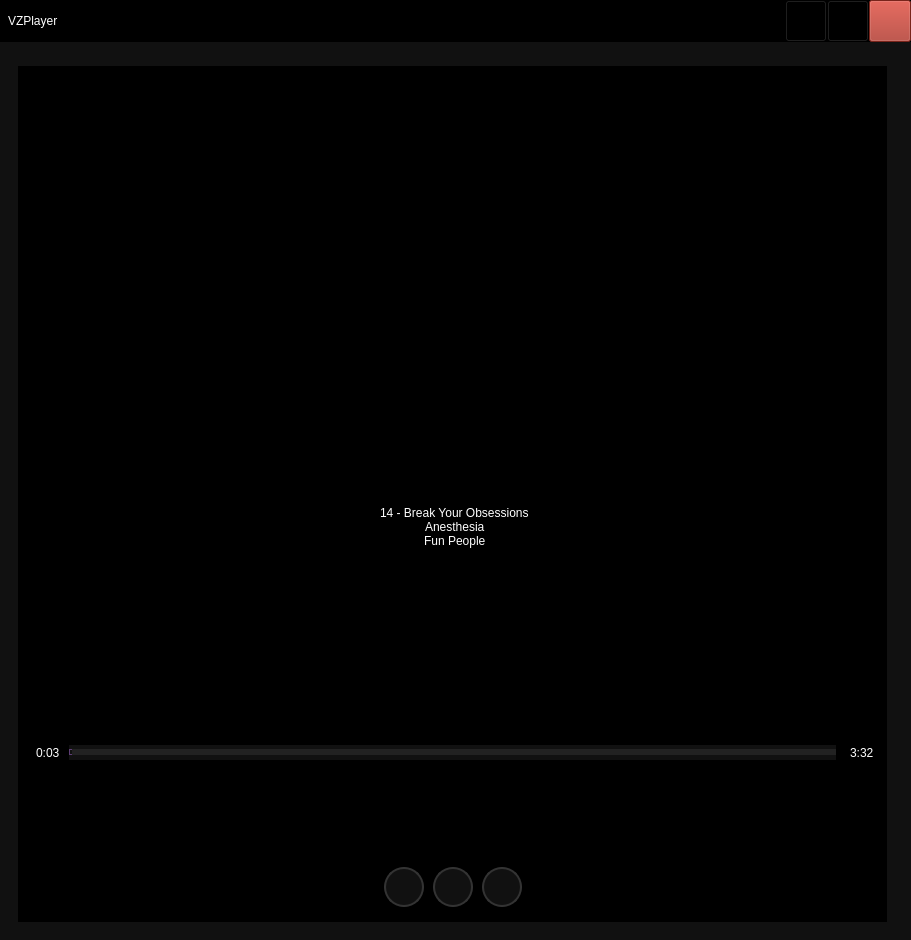
<?xml version="1.0" encoding="UTF-8"?>
<ui version="4.0">
 <class>MainWindow</class>
 <widget class="QMainWindow" name="MainWindow">
  <property name="geometry">
   <rect>
    <x>0</x>
    <y>0</y>
    <width>911</width>
    <height>940</height>
   </rect>
  </property>
  <property name="windowTitle">
   <string>MainWindow</string>
  </property>
  <widget class="QWidget" name="centralwidget">
   <layout class="QGridLayout" name="gridLayout" rowminimumheight="0,0">
    <property name="leftMargin">
     <number>0</number>
    </property>
    <property name="topMargin">
     <number>0</number>
    </property>
    <property name="rightMargin">
     <number>0</number>
    </property>
    <property name="bottomMargin">
     <number>0</number>
    </property>
    <property name="spacing">
     <number>0</number>
    </property>
    <item row="1" column="0">
     <widget class="QFrame" name="frameContainer">
      <property name="styleSheet">
       <string notr="true">QFrame {

	background-color : #111111;

}</string>
      </property>
      <property name="frameShape">
       <enum>QFrame::NoFrame</enum>
      </property>
      <property name="frameShadow">
       <enum>QFrame::Plain</enum>
      </property>
      <property name="lineWidth">
       <number>0</number>
      </property>
      <layout class="QGridLayout" name="gridLayout_2">
       <property name="leftMargin">
        <number>0</number>
       </property>
       <property name="topMargin">
        <number>0</number>
       </property>
       <property name="rightMargin">
        <number>0</number>
       </property>
       <property name="bottomMargin">
        <number>0</number>
       </property>
       <property name="spacing">
        <number>0</number>
       </property>
       <item row="0" column="0">
        <widget class="QStackedWidget" name="stackedWidgetContainer">
         <property name="styleSheet">
          <string notr="true"/>
         </property>
         <property name="lineWidth">
          <number>0</number>
         </property>
         <widget class="QWidget" name="widgetContainer">
          <property name="styleSheet">
           <string notr="true">QWidget {

	background-color : #111111;

}</string>
          </property>
          <layout class="QGridLayout" name="gridLayout_4">
           <item row="0" column="0">
            <widget class="QFrame" name="frameContent">
             <property name="maximumSize">
              <size>
               <width>16777215</width>
               <height>0</height>
              </size>
             </property>
             <property name="frameShape">
              <enum>QFrame::StyledPanel</enum>
             </property>
             <property name="frameShadow">
              <enum>QFrame::Raised</enum>
             </property>
            </widget>
           </item>
           <item row="1" column="0">
            <widget class="QFrame" name="framePlayerContent">
             <property name="styleSheet">
              <string notr="true">QFrame {

	background-color : #111111;

}</string>
             </property>
             <property name="frameShape">
              <enum>QFrame::Panel</enum>
             </property>
             <property name="frameShadow">
              <enum>QFrame::Plain</enum>
             </property>
             <property name="lineWidth">
              <number>0</number>
             </property>
             <layout class="QGridLayout" name="gridLayout_5">
              <item row="0" column="0">
               <widget class="QFrame" name="framePlayContent">
                <property name="frameShape">
                 <enum>QFrame::NoFrame</enum>
                </property>
                <property name="frameShadow">
                 <enum>QFrame::Plain</enum>
                </property>
                <property name="lineWidth">
                 <number>0</number>
                </property>
                <layout class="QGridLayout" name="gridLayout_9">
                 <property name="leftMargin">
                  <number>0</number>
                 </property>
                 <property name="topMargin">
                  <number>0</number>
                 </property>
                 <property name="rightMargin">
                  <number>0</number>
                 </property>
                 <property name="bottomMargin">
                  <number>0</number>
                 </property>
                 <property name="spacing">
                  <number>0</number>
                 </property>
                 <item row="0" column="0">
                  <widget class="QFrame" name="frameCoverArt">
                   <property name="styleSheet">
                    <string notr="true">QFrame {

	background-color : #000000;

}</string>
                   </property>
                   <property name="frameShape">
                    <enum>QFrame::Panel</enum>
                   </property>
                   <property name="frameShadow">
                    <enum>QFrame::Plain</enum>
                   </property>
                   <property name="lineWidth">
                    <number>0</number>
                   </property>
                   <layout class="QGridLayout" name="gridLayout_11">
                    <property name="leftMargin">
                     <number>0</number>
                    </property>
                    <property name="topMargin">
                     <number>0</number>
                    </property>
                    <property name="rightMargin">
                     <number>0</number>
                    </property>
                    <property name="bottomMargin">
                     <number>0</number>
                    </property>
                    <property name="spacing">
                     <number>0</number>
                    </property>
                    <item row="0" column="0">
                     <widget class="QLabel" name="labelCoverArt">
                      <property name="minimumSize">
                       <size>
                        <width>400</width>
                        <height>400</height>
                       </size>
                      </property>
                      <property name="maximumSize">
                       <size>
                        <width>400</width>
                        <height>400</height>
                       </size>
                      </property>
                      <property name="sizeIncrement">
                       <size>
                        <width>0</width>
                        <height>0</height>
                       </size>
                      </property>
                      <property name="baseSize">
                       <size>
                        <width>100</width>
                        <height>100</height>
                       </size>
                      </property>
                      <property name="lineWidth">
                       <number>0</number>
                      </property>
                      <property name="text">
                       <string/>
                      </property>
                      <property name="pixmap">
                       <pixmap>../../../../../../music/FLAC/Fun People/1995 - Anesthesia (Reedición 1999)/folder.jpg</pixmap>
                      </property>
                      <property name="scaledContents">
                       <bool>true</bool>
                      </property>
                     </widget>
                    </item>
                   </layout>
                  </widget>
                 </item>
                 <item row="1" column="0">
                  <widget class="QFrame" name="frameSong">
                   <property name="styleSheet">
                    <string notr="true">QFrame {

	background-color : #000000;

}</string>
                   </property>
                   <property name="frameShape">
                    <enum>QFrame::NoFrame</enum>
                   </property>
                   <property name="frameShadow">
                    <enum>QFrame::Plain</enum>
                   </property>
                   <property name="lineWidth">
                    <number>0</number>
                   </property>
                   <layout class="QGridLayout" name="gridLayout_10">
                    <property name="leftMargin">
                     <number>0</number>
                    </property>
                    <property name="topMargin">
                     <number>0</number>
                    </property>
                    <property name="rightMargin">
                     <number>0</number>
                    </property>
                    <property name="bottomMargin">
                     <number>0</number>
                    </property>
                    <property name="spacing">
                     <number>0</number>
                    </property>
                    <item row="1" column="0" alignment="Qt::AlignHCenter">
                     <widget class="QLabel" name="labelTitleSong">
                      <property name="styleSheet">
                       <string notr="true">QLabel {
	font : 77 18pt &quot;Microsoft JhengHei UI&quot;;
	color : #FFFFFF;
	border-radius : 0px;
	text-align : left;
	padding-left: 5px;
}

QLabel::hover {
	color : #4F6FA0;
}
</string>
                      </property>
                      <property name="frameShape">
                       <enum>QFrame::Panel</enum>
                      </property>
                      <property name="frameShadow">
                       <enum>QFrame::Plain</enum>
                      </property>
                      <property name="lineWidth">
                       <number>0</number>
                      </property>
                      <property name="text">
                       <string>14 - Break Your Obsessions</string>
                      </property>
                     </widget>
                    </item>
                    <item row="2" column="0" alignment="Qt::AlignHCenter">
                     <widget class="QLabel" name="labelAlbumSong">
                      <property name="styleSheet">
                       <string notr="true">QLabel {
	font : 80 16pt &quot;Microsoft JhengHei UI&quot; bold;
	color : #FFFFFF;
	border-radius : 0px;
	text-align : left;
	padding-left: 5px;
}

QLabel::hover {
	color : #4F6FA0;
}
</string>
                      </property>
                      <property name="text">
                       <string>Anesthesia</string>
                      </property>
                     </widget>
                    </item>
                    <item row="3" column="0" alignment="Qt::AlignHCenter">
                     <widget class="QLabel" name="labelArtistSong">
                      <property name="styleSheet">
                       <string notr="true">QLabel {
	font : 80 13pt &quot;Microsoft JhengHei UI&quot; bold;
	color : #FFFFFF;
	border-radius : 0px;
	text-align : left;
	padding-left: 5px;
}

QLabel::hover {
	color : #4F6FA0;
}
</string>
                      </property>
                      <property name="text">
                       <string>Fun People</string>
                      </property>
                     </widget>
                    </item>
                    <item row="0" column="0">
                     <spacer name="verticalSpacer">
                      <property name="orientation">
                       <enum>Qt::Vertical</enum>
                      </property>
                      <property name="sizeType">
                       <enum>QSizePolicy::Fixed</enum>
                      </property>
                      <property name="sizeHint" stdset="0">
                       <size>
                        <width>20</width>
                        <height>40</height>
                       </size>
                      </property>
                     </spacer>
                    </item>
                    <item row="4" column="0">
                     <spacer name="verticalSpacer_2">
                      <property name="orientation">
                       <enum>Qt::Vertical</enum>
                      </property>
                      <property name="sizeHint" stdset="0">
                       <size>
                        <width>20</width>
                        <height>40</height>
                       </size>
                      </property>
                     </spacer>
                    </item>
                    <item row="5" column="0">
                     <widget class="QFrame" name="frameSongTime">
                      <property name="frameShape">
                       <enum>QFrame::StyledPanel</enum>
                      </property>
                      <property name="frameShadow">
                       <enum>QFrame::Raised</enum>
                      </property>
                      <layout class="QGridLayout" name="gridLayout_14">
                       <item row="0" column="1">
                        <widget class="QSlider" name="horizontalSliderTime">
                         <property name="styleSheet">
                          <string notr="true">QSlider::groove:horizontal {
	border: 1px solid #333333;
	height: 4px;

	border-radius: 2px;
}

QSlider::handle:horizontal {
	width : 2px;
	height : 8px;
	background-color : #111111;
}

QSlider::add-page:qlineargradient {
	background: #222222;
	border-top-right-radius: 9px;
	border-bottom-right-radius: 9px;
	border-top-left-radius: 0px;
	border-bottom-left-radius: 0px;
}

QSlider::sub-page:qlineargradient {
	background: #5F3E77;
	border-top-right-radius: 0px;
	border-bottom-right-radius: 0px;
	border-top-left-radius: 9px;
	border-bottom-left-radius: 9px;
}</string>
                         </property>
                         <property name="orientation">
                          <enum>Qt::Horizontal</enum>
                         </property>
                        </widget>
                       </item>
                       <item row="1" column="1">
                        <spacer name="verticalSpacer_3">
                         <property name="orientation">
                          <enum>Qt::Vertical</enum>
                         </property>
                         <property name="sizeHint" stdset="0">
                          <size>
                           <width>20</width>
                           <height>40</height>
                          </size>
                         </property>
                        </spacer>
                       </item>
                       <item row="0" column="0">
                        <widget class="QLabel" name="labelTime">
                         <property name="styleSheet">
                          <string notr="true">QLabel {
	font : 80 8pt &quot;Microsoft JhengHei UI&quot; bold;
	color : #FFFFFF;
	border-radius : 0px;
	text-align : left;
	padding-left: 5px;
}</string>
                         </property>
                         <property name="text">
                          <string>0:03</string>
                         </property>
                        </widget>
                       </item>
                       <item row="0" column="2">
                        <widget class="QLabel" name="labelDuration">
                         <property name="styleSheet">
                          <string notr="true">QLabel {
	font : 80 8pt &quot;Microsoft JhengHei UI&quot; bold;
	color : #FFFFFF;
	border-radius : 0px;
	text-align : left;
	padding-left: 5px;
}</string>
                         </property>
                         <property name="text">
                          <string>3:32</string>
                         </property>
                        </widget>
                       </item>
                       <item row="2" column="1">
                        <widget class="QFrame" name="framePlayerFunction">
                         <property name="minimumSize">
                          <size>
                           <width>0</width>
                           <height>50</height>
                          </size>
                         </property>
                         <property name="maximumSize">
                          <size>
                           <width>16777215</width>
                           <height>50</height>
                          </size>
                         </property>
                         <property name="frameShape">
                          <enum>QFrame::StyledPanel</enum>
                         </property>
                         <property name="frameShadow">
                          <enum>QFrame::Raised</enum>
                         </property>
                         <layout class="QGridLayout" name="gridLayout_6">
                          <property name="leftMargin">
                           <number>0</number>
                          </property>
                          <property name="topMargin">
                           <number>0</number>
                          </property>
                          <property name="rightMargin">
                           <number>0</number>
                          </property>
                          <property name="bottomMargin">
                           <number>0</number>
                          </property>
                          <property name="horizontalSpacing">
                           <number>9</number>
                          </property>
                          <property name="verticalSpacing">
                           <number>0</number>
                          </property>
                          <item row="0" column="4">
                           <widget class="QPushButton" name="pushButtonNext">
                            <property name="minimumSize">
                             <size>
                              <width>40</width>
                              <height>40</height>
                             </size>
                            </property>
                            <property name="maximumSize">
                             <size>
                              <width>40</width>
                              <height>40</height>
                             </size>
                            </property>
                            <property name="styleSheet">
                             <string notr="true">QPushButton {
    color: #333333;
    border: 2px solid #333333;
    border-radius: 20px;
    /*border-style: outset;*/
    padding: 5px;
}

QPushButton:hover {
    background: #444444;
}

QPushButton:pressed {
    border-style: inset;
    background: qradialgradient(
        cx: 0.4, cy: -0.1, fx: 0.4, fy: -0.1,
        radius: 1.35, stop: 0 #fff, stop: 1 #ddd);
}</string>
                            </property>
                            <property name="text">
                             <string/>
                            </property>
                            <property name="icon">
                             <iconset>
                              <normaloff>img/icons/24x24/cil-media-step-forward.png</normaloff>img/icons/24x24/cil-media-step-forward.png</iconset>
                            </property>
                            <property name="iconSize">
                             <size>
                              <width>24</width>
                              <height>24</height>
                             </size>
                            </property>
                            <property name="flat">
                             <bool>true</bool>
                            </property>
                           </widget>
                          </item>
                          <item row="0" column="1">
                           <spacer name="horizontalSpacer">
                            <property name="orientation">
                             <enum>Qt::Horizontal</enum>
                            </property>
                            <property name="sizeHint" stdset="0">
                             <size>
                              <width>40</width>
                              <height>20</height>
                             </size>
                            </property>
                           </spacer>
                          </item>
                          <item row="0" column="3">
                           <widget class="QPushButton" name="pushButtonPlay">
                            <property name="minimumSize">
                             <size>
                              <width>40</width>
                              <height>40</height>
                             </size>
                            </property>
                            <property name="maximumSize">
                             <size>
                              <width>40</width>
                              <height>40</height>
                             </size>
                            </property>
                            <property name="styleSheet">
                             <string notr="true">QPushButton {
    color: #333333;
    border: 2px solid #333333;
    border-radius: 20px;
    /*border-style: outset;*/
    padding: 5px;
}

QPushButton:hover {
    background: #444444;
}

QPushButton:pressed {
    border-style: inset;
    background: qradialgradient(
        cx: 0.4, cy: -0.1, fx: 0.4, fy: -0.1,
        radius: 1.35, stop: 0 #fff, stop: 1 #ddd);
}</string>
                            </property>
                            <property name="text">
                             <string/>
                            </property>
                            <property name="icon">
                             <iconset>
                              <normaloff>img/icons/24x24/cil-media-play.png</normaloff>img/icons/24x24/cil-media-play.png</iconset>
                            </property>
                            <property name="iconSize">
                             <size>
                              <width>24</width>
                              <height>24</height>
                             </size>
                            </property>
                            <property name="flat">
                             <bool>true</bool>
                            </property>
                           </widget>
                          </item>
                          <item row="0" column="2">
                           <widget class="QPushButton" name="pushButtonPrevious">
                            <property name="minimumSize">
                             <size>
                              <width>40</width>
                              <height>40</height>
                             </size>
                            </property>
                            <property name="maximumSize">
                             <size>
                              <width>40</width>
                              <height>40</height>
                             </size>
                            </property>
                            <property name="styleSheet">
                             <string notr="true">QPushButton {
    color: #333333;
    border: 2px solid #333333;
    border-radius: 20px;
    /*border-style: outset;*/
    padding: 5px;
}

QPushButton:hover {
    background: #444444;
}

QPushButton:pressed {
    border-style: inset;
    background: qradialgradient(
        cx: 0.4, cy: -0.1, fx: 0.4, fy: -0.1,
        radius: 1.35, stop: 0 #fff, stop: 1 #ddd);
}</string>
                            </property>
                            <property name="text">
                             <string/>
                            </property>
                            <property name="icon">
                             <iconset>
                              <normaloff>img/icons/24x24/cil-media-step-backward.png</normaloff>img/icons/24x24/cil-media-step-backward.png</iconset>
                            </property>
                            <property name="iconSize">
                             <size>
                              <width>24</width>
                              <height>24</height>
                             </size>
                            </property>
                            <property name="flat">
                             <bool>true</bool>
                            </property>
                           </widget>
                          </item>
                          <item row="0" column="5">
                           <spacer name="horizontalSpacer_3">
                            <property name="orientation">
                             <enum>Qt::Horizontal</enum>
                            </property>
                            <property name="sizeHint" stdset="0">
                             <size>
                              <width>40</width>
                              <height>20</height>
                             </size>
                            </property>
                           </spacer>
                          </item>
                         </layout>
                        </widget>
                       </item>
                      </layout>
                     </widget>
                    </item>
                   </layout>
                  </widget>
                 </item>
                </layout>
               </widget>
              </item>
              <item row="0" column="1">
               <widget class="QFrame" name="framePlayList">
                <property name="styleSheet">
                 <string notr="true">QFrame {

	background-color : #111111;

}</string>
                </property>
                <property name="frameShape">
                 <enum>QFrame::NoFrame</enum>
                </property>
                <property name="frameShadow">
                 <enum>QFrame::Plain</enum>
                </property>
                <property name="lineWidth">
                 <number>0</number>
                </property>
                <layout class="QGridLayout" name="gridLayout_12">
                 <property name="leftMargin">
                  <number>0</number>
                 </property>
                 <property name="topMargin">
                  <number>0</number>
                 </property>
                 <property name="rightMargin">
                  <number>0</number>
                 </property>
                 <property name="bottomMargin">
                  <number>0</number>
                 </property>
                 <property name="spacing">
                  <number>0</number>
                 </property>
                </layout>
               </widget>
              </item>
             </layout>
            </widget>
           </item>
          </layout>
         </widget>
         <widget class="QWidget" name="widgetLibrary"/>
        </widget>
       </item>
      </layout>
     </widget>
    </item>
    <item row="0" column="0">
     <widget class="QFrame" name="frameWindowTitleBar">
      <property name="maximumSize">
       <size>
        <width>16777215</width>
        <height>46</height>
       </size>
      </property>
      <property name="styleSheet">
       <string notr="true">QFrame {

	background-color : #000000;

}</string>
      </property>
      <property name="frameShape">
       <enum>QFrame::NoFrame</enum>
      </property>
      <property name="frameShadow">
       <enum>QFrame::Plain</enum>
      </property>
      <property name="lineWidth">
       <number>0</number>
      </property>
      <layout class="QGridLayout" name="gridLayout_3">
       <property name="leftMargin">
        <number>0</number>
       </property>
       <property name="topMargin">
        <number>0</number>
       </property>
       <property name="rightMargin">
        <number>0</number>
       </property>
       <property name="bottomMargin">
        <number>0</number>
       </property>
       <property name="spacing">
        <number>0</number>
       </property>
       <item row="0" column="0">
        <widget class="QLabel" name="labelWindowTitle">
         <property name="styleSheet">
          <string notr="true">QLabel {
	font : 77 15pt &quot;Microsoft JhengHei UI&quot;;
	color : #FFFFFF;
	border-radius : 0px;
	text-align : left;
	padding-left: 5px;
}

QLabel::hover {
	color : #4F6FA0;
}
</string>
         </property>
         <property name="text">
          <string>VZPlayer</string>
         </property>
        </widget>
       </item>
       <item row="0" column="2">
        <widget class="QFrame" name="framePushButtonWindowPanel">
         <property name="frameShape">
          <enum>QFrame::NoFrame</enum>
         </property>
         <property name="frameShadow">
          <enum>QFrame::Plain</enum>
         </property>
         <property name="lineWidth">
          <number>0</number>
         </property>
         <layout class="QGridLayout" name="gridLayout_8">
          <property name="leftMargin">
           <number>0</number>
          </property>
          <property name="topMargin">
           <number>0</number>
          </property>
          <property name="rightMargin">
           <number>0</number>
          </property>
          <property name="bottomMargin">
           <number>0</number>
          </property>
          <property name="spacing">
           <number>0</number>
          </property>
          <item row="0" column="2">
           <widget class="QPushButton" name="pushButtonRestore">
            <property name="minimumSize">
             <size>
              <width>42</width>
              <height>42</height>
             </size>
            </property>
            <property name="maximumSize">
             <size>
              <width>42</width>
              <height>42</height>
             </size>
            </property>
            <property name="styleSheet">
             <string notr="true">QPushButton {
	background-color : #000000;
}

QPushButton:hover {
	background-color : #555555;
}</string>
            </property>
            <property name="text">
             <string/>
            </property>
            <property name="icon">
             <iconset>
              <normaloff>img/icons/24x24/cil-window-maximize.png</normaloff>img/icons/24x24/cil-window-maximize.png</iconset>
            </property>
            <property name="iconSize">
             <size>
              <width>18</width>
              <height>18</height>
             </size>
            </property>
           </widget>
          </item>
          <item row="0" column="0">
           <widget class="QPushButton" name="pushButtonMinimize">
            <property name="minimumSize">
             <size>
              <width>42</width>
              <height>42</height>
             </size>
            </property>
            <property name="maximumSize">
             <size>
              <width>42</width>
              <height>42</height>
             </size>
            </property>
            <property name="styleSheet">
             <string notr="true">QPushButton {
	background-color : #000000;
}

QPushButton:hover {
	background-color : #555555;
}</string>
            </property>
            <property name="text">
             <string/>
            </property>
            <property name="icon">
             <iconset>
              <normaloff>img/icons/24x24/cil-window-minimize.png</normaloff>img/icons/24x24/cil-window-minimize.png</iconset>
            </property>
            <property name="iconSize">
             <size>
              <width>18</width>
              <height>18</height>
             </size>
            </property>
           </widget>
          </item>
          <item row="0" column="3">
           <widget class="QPushButton" name="pushButtonClose">
            <property name="minimumSize">
             <size>
              <width>42</width>
              <height>42</height>
             </size>
            </property>
            <property name="maximumSize">
             <size>
              <width>42</width>
              <height>42</height>
             </size>
            </property>
            <property name="styleSheet">
             <string notr="true">QPushButton {
	background-color : #A93226;
}

QPushButton::hover {
	background-color : #87281E
}</string>
            </property>
            <property name="text">
             <string/>
            </property>
            <property name="icon">
             <iconset>
              <normaloff>img/icons/24x24/cil-x.png</normaloff>img/icons/24x24/cil-x.png</iconset>
            </property>
            <property name="iconSize">
             <size>
              <width>18</width>
              <height>18</height>
             </size>
            </property>
            <property name="flat">
             <bool>false</bool>
            </property>
           </widget>
          </item>
         </layout>
        </widget>
       </item>
       <item row="0" column="1">
        <spacer name="horizontalSpacer_2">
         <property name="orientation">
          <enum>Qt::Horizontal</enum>
         </property>
         <property name="sizeHint" stdset="0">
          <size>
           <width>40</width>
           <height>20</height>
          </size>
         </property>
        </spacer>
       </item>
      </layout>
     </widget>
    </item>
   </layout>
  </widget>
 </widget>
 <resources/>
 <connections/>
</ui>
